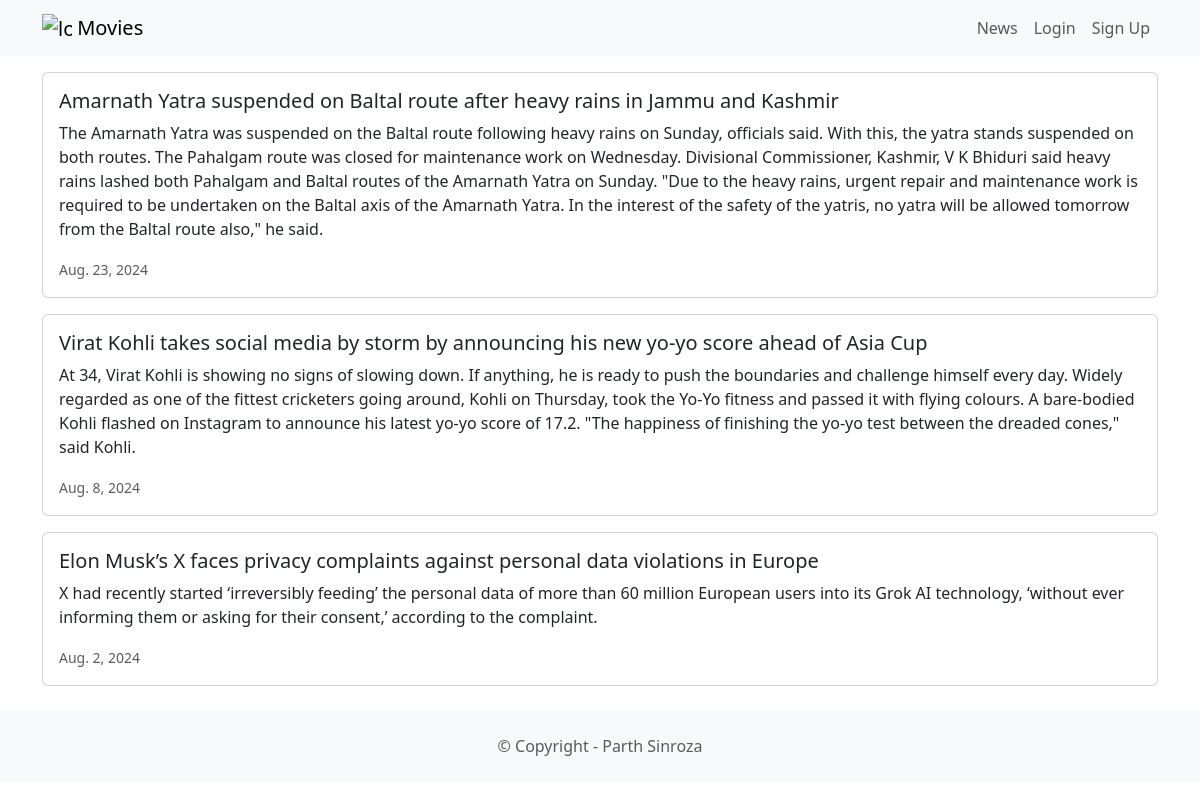
Page /news/ on the committed database.
### news/models.py (models this page shows, shortened)
class News(models.Model):
    headline = models.CharField(max_length=200)
    body = models.TextField()
    date = models.DateField()

### news/views.py (the view)
# urls.py: path('news/',include('news.urls')),
def news(request):
    newss = News.objects.all().order_by('-date')
    return render(request,'news.html',{'newss':newss})

### news/templates/news.html
{% extends 'main.html' %}
{% block content %}
{% for i in newss %}
<div class="card mb-3">
	<div class="row g-0">
		<div>
			<div class="card-body">
				<h5 class="card-title">
					{{ i.headline }}
				</h5>
				<p class="card-text">
					{{ i.body }}
				</p>
				<p class="card-text">
					<small class="text-muted">
					{{ i.date }}
					</small>
				</p>
			</div>
		</div>
	</div>
</div>
{% endfor %}
{% endblock %}

### rows in the picture
News: headline "Amarnath Yatra suspended on Baltal route after heavy rains in Jammu and Kashmir", body "The Amarnath Yatra was suspended on the Baltal route following heavy rains on Sunday, officials said. With this, the yatra stands suspended on both routes. The Pahalgam route was closed for maintenance work on Wednesday. Divisional Commissioner, Kashmir, V K Bhiduri said heavy rains lashed both Pahalgam and Baltal routes of the Amarnath Yatra on Sunday. \"Due to the heavy rains, urgent repair and maintenance work is required to be undertaken on the Baltal axis of the Amarnath Yatra. In the interest of the safety of the yatris, no yatra will be allowed tomorrow from the Baltal route also,\" he said.", date "Aug. 23, 2024"
News: headline "Virat Kohli takes social media by storm by announcing his new yo-yo score ahead of Asia Cup", body "At 34, Virat Kohli is showing no signs of slowing down. If anything, he is ready to push the boundaries and challenge himself every day. Widely regarded as one of the fittest cricketers going around, Kohli on Thursday, took the Yo-Yo fitness and passed it with flying colours. A bare-bodied Kohli flashed on Instagram to announce his latest yo-yo score of 17.2. \"The happiness of finishing the yo-yo test between the dreaded cones,\" said Kohli.", date "Aug. 8, 2024"
News: headline "Elon Musk’s X faces privacy complaints against personal data violations in Europe", body "X had recently started ‘irreversibly feeding’ the personal data of more than 60 million European users into its Grok AI technology, ‘without ever informing them or asking for their consent,’ according to the complaint.", date "Aug. 2, 2024"
